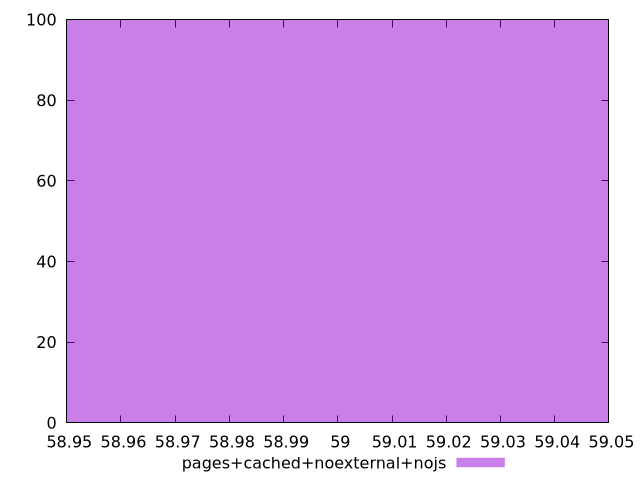

Recreate this plot in gnuplot.
$_pagesCachedNoexternalNojs <<EOF
59 100
EOF
set key outside below
set terminal pngcairo
set output "report_00005_2020-11-02T22-26-11.212Z/dom-size/pages+cached+noexternal+nojs//raw_hist.png"
set yrange [0:100]
set boxwidth 0.1
set style fill transparent solid 0.5 noborder
plot $_pagesCachedNoexternalNojs title "pages+cached+noexternal+nojs" with boxes ,
